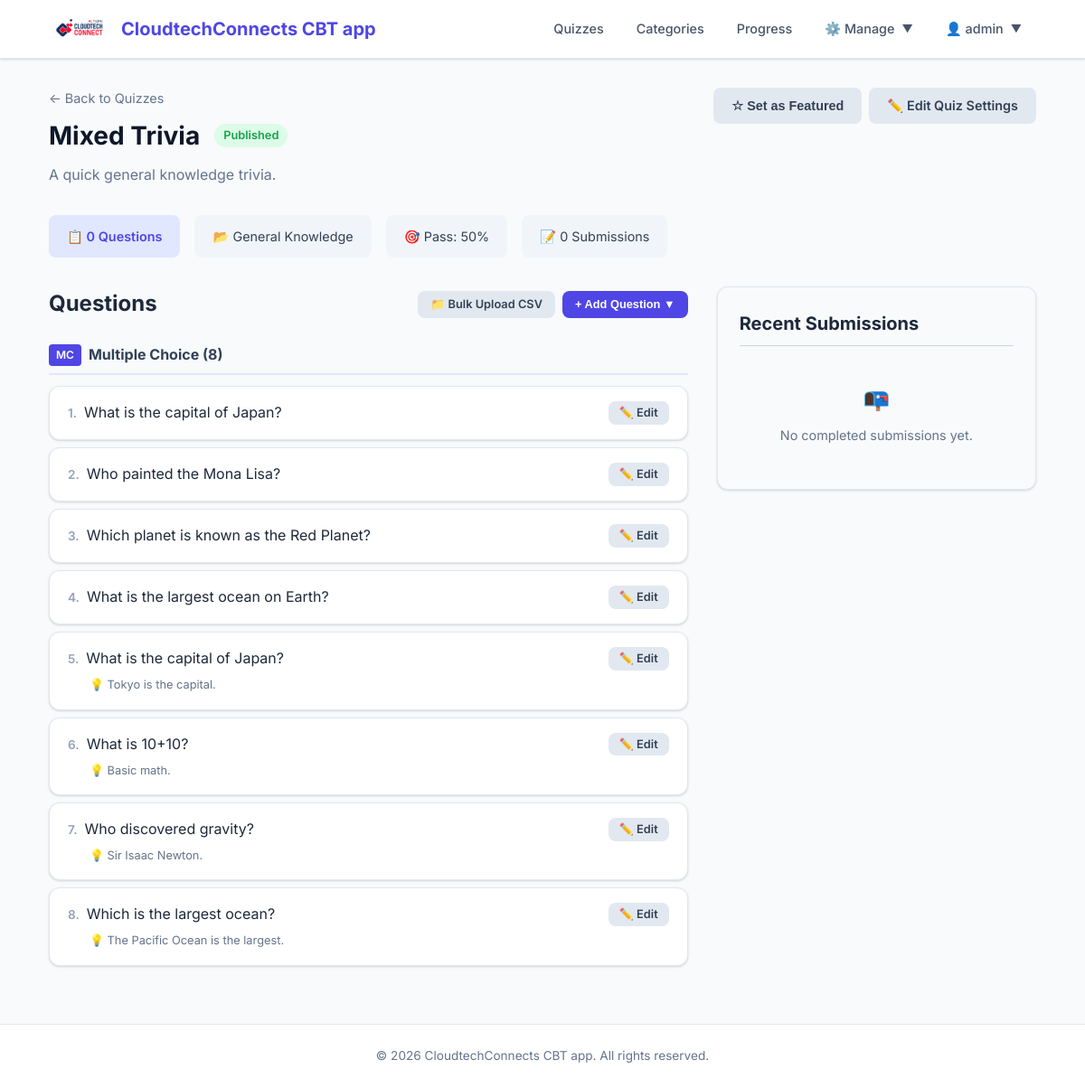
Screenshot of /manage/quiz/mixed-trivia/ (signed in) with the database file from the repository.
### apps/quiz/models.py (models this page shows, shortened)
class Quiz(models.Model):
    title = models.CharField(max_length=60, verbose_name='Title')
    description = models.TextField(
        blank=True,
        help_text='A description of the quiz.',
    )
    url = models.SlugField(
        max_length=60,
        unique=True,
        help_text='A user-friendly URL slug.',
        verbose_name='URL',
    )
    category = models.ForeignKey(
        Category,
        on_delete=models.SET_NULL,
        null=True,
        blank=True,
        related_name='quizzes',
    )
    image = models.ImageField(
        upload_to='quiz_images/',
        blank=True,
        null=True,
        help_text='An optional image for the quiz.',
    )
    random_order = models.BooleanField(
        default=False,
        verbose_name='Random Order',
        help_text='Display the questions in a random order each time?',
    )
    max_questions = models.PositiveIntegerField(
        blank=True,
        null=True,
        verbose_name='Max Questions',
        help_text='Number of questions to show (random subset). '
                  'Leave blank to show all.',
    )
    time_limit = models.PositiveIntegerField(
        blank=True,
        null=True,
        verbose_name='Time Limit (minutes)',
        help_text='Time limit for the quiz in minutes. Leave blank for no limit.',
    )
    answers_at_end = models.BooleanField(
        default=False,
        verbose_name='Answers at End',
        help_text='Show correct answers only after quiz completion?',
    )
    hide_results = models.BooleanField(
        default=False,
        verbose_name='Hide Results',
        help_text='If yes, the user will not see their score or marked answers upon completion. '
                  'Useful for standard exams where results are released later.',
    )
    exam_paper = models.BooleanField(
        default=False,
        verbose_name='Exam Paper',
        help_text='If yes, the result of each attempt is stored. '
                  'Necessary for marking.',
    )
    single_attempt = models.BooleanField(
        default=False,
        verbose_name='Single Attempt',
        help_text='If yes, only one attempt per user is allowed.',
    )
    pass_mark = models.SmallIntegerField(
        default=0,
        verbose_name='Pass Mark (%)',
        help_text='Percentage required to pass. 0 means no pass mark.',
        validators=[MinValueValidator(0), MaxValueValidator(100)],
    )
    success_text = models.TextField(
        blank=True,
        verbose_name='Success Text',
        help_text='Displayed if the user passes.',
    )
    fail_text = models.TextField(
        blank=True,
        verbose_name='Fail Text',
        help_text='Displayed if the user fails.',
    )
    draft = models.BooleanField(
        default=False,
        verbose_name='Draft',
        help_text='If yes, the quiz is not publicly visible.',
    )
    featured = models.BooleanField(
        default=False,
        verbose_name='Featured',
        help_text='If yes, this quiz will be the ONLY one visible to students.',
    )
    class Meta:
        verbose_name = 'Quiz'
        verbose_name_plural = 'Quizzes'
        ordering = ['title']
        permissions = (
            ('view_sittings', 'Can see completed exams.'),
        )

class Category(models.Model):
    name = models.CharField(max_length=250, unique=True)
    description = models.TextField(blank=True)
    class Meta:
        verbose_name = 'Category'
        verbose_name_plural = 'Categories'
        ordering = ['name']

class Question(models.Model):
    figure = models.ImageField(
        upload_to='question_images/',
        blank=True,
        null=True,
        verbose_name='Figure',
        help_text='An optional image displayed alongside the question.',
    )
    content = models.TextField(
        verbose_name='Question',
        help_text='Enter the question text.',
    )
    explanation = models.TextField(
        blank=True,
        verbose_name='Explanation',
        help_text='Explanation shown after the question is answered.',
    )
    category = models.ForeignKey(
        Category,
        on_delete=models.SET_NULL,
        null=True,
        blank=True,
    )
    sub_category = models.ForeignKey(
        SubCategory,
        on_delete=models.SET_NULL,
        null=True,
        blank=True,
    )
    class Meta:
        abstract = True

class MCQuestion(Question):
    quiz = models.ManyToManyField(Quiz, related_name='mc_questions', blank=True)
    answer_order = models.CharField(
        max_length=30,
        choices=ANSWER_ORDER_OPTIONS,
        default='random',
        help_text='The order in which answers are displayed.',
    )
    class Meta:
        verbose_name = 'Multiple Choice Question'
        verbose_name_plural = 'Multiple Choice Questions'

### apps/quiz/views.py (the view)
# urls.py: path('manage/quiz/<slug:slug>/', views.QuizAdminDetailView.as_view(), name='quiz_admin_detail'),
class QuizAdminDetailView(LoginRequiredMixin, PermissionRequiredMixin, DetailView):
    model = Quiz
    template_name = 'quiz/admin/quiz_admin_detail.html'
    permission_required = 'quiz.change_quiz'
    slug_field = 'url'
    slug_url_kwarg = 'slug'
    def get_context_data(self, **kwargs):
        context = super().get_context_data(**kwargs)
        quiz = self.object
        sittings = Sitting.objects.filter(quiz=quiz, complete=True).select_related('user').order_by('-end')
        mc_q = quiz.mc_questions.all()
        tf_q = quiz.tf_questions.all()
        essay_q = quiz.essay_questions.all()
        context['sittings'] = sittings
        context['mc_questions'] = mc_q
        context['tf_questions'] = tf_q
        context['essay_questions'] = essay_q
        context['featured_quiz'] = Quiz.objects.filter(featured=True).first()
        return context

### templates/quiz/admin/quiz_admin_detail.html (shortened to what this page needs)
{% extends 'base.html' %}
{% block content %}
<div class="page-header mt-4" style="display: flex; justify-content: space-between; align-items: flex-start;">
    <div>
        <div style="display: flex; align-items: center; gap: 0.5rem; margin-bottom: 0.5rem;">
            <a href="{% url 'quiz:quiz_list' %}" style="text-decoration: none; color: var(--gray-500); font-size: 0.9rem;">← Back to Quizzes</a>
        </div>
        <h1 style="display: flex; align-items: center; gap: 1rem;">
            {{ quiz.title }}
            {% if quiz.draft %}
                <span class="badge badge-warning" style="font-size: 0.8rem; vertical-align: middle;">Draft</span>
            {% else %}
                <span class="badge badge-success" style="font-size: 0.8rem; vertical-align: middle;">Published</span>
            {% endif %}
        </h1>
        <p class="text-muted" style="margin-top: 0.5rem;">{{ quiz.description }}</p>
    </div>
    <div style="display: flex; gap: 0.5rem; flex-wrap: wrap; justify-content: flex-end;">
        <form action="{% url 'quiz:quiz_featured_toggle' quiz.url %}" method="post" style="margin: 0;">
            {% if quiz.featured %}
                <button type="submit" class="btn btn-secondary" style="border-color: #f1c40f; color: #d4ac0d;">
                    ⭐ Remove from Featured
                </button>
            {% else %}
                <button type="submit" class="btn btn-secondary">
                    ☆ Set as Featured
                </button>
            {% endif %}
        </form>
        <a href="{% url 'quiz:quiz_update' quiz.url %}" class="btn btn-secondary">
            <span>✏️ Edit Quiz Settings</span>
        </a>
    </div>
</div>
<div style="display: flex; gap: 1rem; margin-top: 1.5rem; flex-wrap: wrap;">
    <div style="background: var(--primary-light); color: var(--primary); padding: 0.75rem 1.25rem; border-radius: var(--radius); font-size: 0.9rem; font-weight: 600; display: flex; align-items: center; gap: 0.5rem;">
        📋 {{ mc_questions|length|add:tf_questions|length|add:essay_questions|length }} Questions
    </div>
    <div style="background: var(--gray-100); color: var(--gray-700); padding: 0.75rem 1.25rem; border-radius: var(--radius); font-size: 0.9rem;">
        {% if quiz.category %}📂 {{ quiz.category.name }}{% else %}📂 No Category{% endif %}
    </div>
    {% if quiz.pass_mark > 0 %}
    <div style="background: var(--gray-100); color: var(--gray-700); padding: 0.75rem 1.25rem; border-radius: var(--radius); font-size: 0.9rem;">
        🎯 Pass: {{ quiz.pass_mark }}%
    </div>
    {% endif %}
    <div style="background: var(--gray-100); color: var(--gray-700); padding: 0.75rem 1.25rem; border-radius: var(--radius); font-size: 0.9rem;">
        📝 {{ sittings|length }} Submission{{ sittings|length|pluralize }}
    </div>
</div>
<div style="display: grid; grid-template-columns: 2fr 1fr; gap: 2rem; margin-top: 2rem;">
    <div>
        <div style="display: flex; justify-content: space-between; align-items: center; margin-bottom: 1.5rem;">
            <h2 style="margin: 0;">Questions</h2>
            <div style="display: flex; gap: 0.5rem;">
                <a href="{% url 'quiz:bulk_upload' quiz.url %}" class="btn btn-secondary btn-sm">
                    📁 Bulk Upload CSV
                </a>
                <div class="dropdown">
                    <button class="btn btn-primary btn-sm dropdown-trigger" onclick="this.nextElementSibling.classList.toggle('show')">
                        + Add Question ▼
                    </button>
                </div>
            </div>
        </div>
        {% if not mc_questions and not tf_questions and not essay_questions %}
            <div class="card" style="text-align: center; padding: 3rem 1rem; background: var(--gray-50); border: 2px dashed var(--gray-300);">
                <div style="font-size: 2.5rem; margin-bottom: 1rem;">📭</div>
                <h3 style="color: var(--gray-600); margin-bottom: 0.5rem;">No questions yet</h3>
                <p style="color: var(--gray-500); font-size: 0.9rem; max-width: 400px; margin: 0 auto;">
                    Use the <strong>+ Add Question</strong> button or <strong>Bulk Upload CSV</strong> to start building this quiz.
                </p>
            </div>
        {% else %}
            {% if mc_questions %}
            <div style="margin-bottom: 2rem;">
                <div style="display: flex; align-items: center; gap: 0.5rem; margin-bottom: 0.75rem; padding-bottom: 0.5rem; border-bottom: 2px solid var(--primary-light);">
                    <span style="background: var(--primary); color: white; padding: 0.15rem 0.5rem; border-radius: 4px; font-size: 0.75rem; font-weight: 600;">MC</span>
                    <h4 style="margin: 0; font-size: 1rem; color: var(--gray-700);">Multiple Choice ({{ mc_questions|length }})</h4>
                </div>
                <div style="display: flex; flex-direction: column; gap: 0.5rem;">
                    {% for q in mc_questions %}
                    <div class="card" style="padding: 1rem 1.25rem; display: flex; justify-content: space-between; align-items: flex-start; gap: 1rem; transition: box-shadow 0.15s;">
                        <div style="flex: 1; min-width: 0;">
                            <div style="display: flex; align-items: baseline; gap: 0.5rem;">
                                <span style="color: var(--gray-400); font-weight: 600; font-size: 0.85rem; flex-shrink: 0;">{{ forloop.counter }}.</span>
                                <span style="color: var(--gray-800);">{{ q.content|truncatechars:120 }}</span>
                            </div>
                            {% if q.explanation %}
                            <div style="margin-top: 0.4rem; font-size: 0.8rem; color: var(--gray-500); padding-left: 1.5rem;">
                                💡 {{ q.explanation|truncatechars:80 }}
                            </div>
                            {% endif %}
                        </div>
                        <a href="{% url 'quiz:mcquestion_update' q.pk %}" class="btn btn-secondary btn-sm" style="padding: 0.25rem 0.75rem; font-size: 0.8rem; flex-shrink: 0;">✏️ Edit</a>
                    </div>
                    {% endfor %}
                </div>
            </div>
            {% endif %}
        {% endif %}
    </div>
    <div>
        <div class="card" style="background: var(--gray-50); border: 1px solid var(--gray-200); position: sticky; top: 1rem;">
            <div class="card-body">
                <h3 style="margin-bottom: 1rem; font-size: 1.25rem; border-bottom: 1px solid var(--gray-300); padding-bottom: 0.5rem;">Recent Submissions</h3>
                {% if sittings %}
                    <div style="display: flex; flex-direction: column; gap: 0.75rem;">
                        {% for sitting in sittings|slice:":10" %}
                            <div style="background: var(--white); padding: 0.85rem 1rem; border-radius: var(--radius); border: 1px solid var(--gray-200); box-shadow: var(--shadow-sm);">
                                <div style="display: flex; justify-content: space-between; align-items: flex-start; margin-bottom: 0.4rem;">
                                    <strong style="font-size: 0.9rem;">👤 {{ sitting.user.username }}</strong>
                                    <span style="font-size: 0.8rem; color: var(--gray-500);">{{ sitting.end|date:"M d, P" }}</span>
                                </div>
                                <div style="display: flex; justify-content: space-between; align-items: center;">
                                    <span style="font-weight: 600; font-size: 1rem; color: var(--primary);">{{ sitting.current_score }} / {{ sitting.get_total_questions }}</span>
                                    {% if perms.quiz.view_sittings %}
                                        <a href="{% url 'quiz:marking_detail' sitting.pk %}" class="btn btn-secondary btn-sm" style="font-size: 0.75rem; padding: 0.2rem 0.5rem;">Review</a>
                                    {% endif %}
                                </div>
                            </div>
                        {% endfor %}
                    </div>
                    {% if sittings|length > 10 %}
                        <div style="margin-top: 1rem; text-align: center;">
                            <a href="{% url 'quiz:marking_list' %}?quiz={{ quiz.pk }}" style="font-size: 0.9rem; text-decoration: none;">View all submissions →</a>
                        </div>
                    {% endif %}
                {% else %}
                    <div style="text-align: center; padding: 1.5rem 0;">
                        <div style="font-size: 1.5rem; margin-bottom: 0.5rem;">📭</div>
                        <p style="color: var(--gray-500); font-size: 0.9rem; margin: 0;">No completed submissions yet.</p>
                    </div>
                {% endif %}
            </div>
        </div>
    </div>
</div>
{% endblock %}

### templates/includes/_nav.html (shortened to what this page needs)
{% load static %}
<nav class="navbar">
    <div class="container">
        <a href="{% url 'quiz:quiz_list' %}" class="navbar-brand" style="display: flex; align-items: center; gap: 0.75rem;">
            <img src="{% static 'img/logo.png' %}" alt="Logo" style="height: 40px; width: auto;">
            <span>CloudtechConnects CBT app</span>
        </a>
        <ul class="navbar-nav">
            {% if not featured_quiz or not is_student %}
                <li><a href="{% url 'quiz:quiz_list' %}">Quizzes</a></li>
                <li><a href="{% url 'quiz:category_list' %}">Categories</a></li>
            {% endif %}
            {% if user.is_authenticated %}
                {% if not featured_quiz or not is_student %}
                    <li><a href="{% url 'quiz:progress' %}">Progress</a></li>
                {% endif %}
                {% if perms.quiz.add_quiz or perms.quiz.view_sittings %}
                    <li class="dropdown">
                        <a href="javascript:void(0)" class="dropdown-trigger" style="display: flex; align-items: center; gap: 0.5rem;" onclick="this.nextElementSibling.classList.toggle('show')">
                            ⚙️ Manage <small>▼</small>
                        </a>
                    </li>
                {% endif %}
                <li class="dropdown">
                    <a href="javascript:void(0)" class="dropdown-trigger" style="display: flex; align-items: center; gap: 0.5rem;" onclick="this.nextElementSibling.classList.toggle('show')">
                        👤 {{ user.username }} <small>▼</small>
                    </a>
                </li>
            {% else %}
                <li><a href="{% url 'accounts:login' %}">Login</a></li>
                <li><a href="{% url 'accounts:register' %}" class="btn btn-primary btn-sm">Sign Up</a></li>
            {% endif %}
        </ul>
    </div>
</nav>

### rows the page displays
Quiz: title "Mixed Trivia", description "A quick general knowledge trivia.", category.name "General Knowledge", pass_mark "50"
MCQuestion: content "What is the capital of Japan?"
MCQuestion: content "Who painted the Mona Lisa?"
MCQuestion: content "Which planet is known as the Red Planet?"
MCQuestion: content "What is the largest ocean on Earth?"
MCQuestion: content "What is the capital of Japan?", explanation "Tokyo is the capital."
MCQuestion: content "What is 10+10?", explanation "Basic math."
MCQuestion: content "Who discovered gravity?", explanation "Sir Isaac Newton."
MCQuestion: content "Which is the largest ocean?", explanation "The Pacific Ocean is the largest."

### other values shown
{{ user.username }} "admin"
{{ mc_questions|length|add:tf_questions|length|add:essay_questions|length }} "0"
{{ sittings|length }} "0"
{{ mc_questions|length }} "8"
